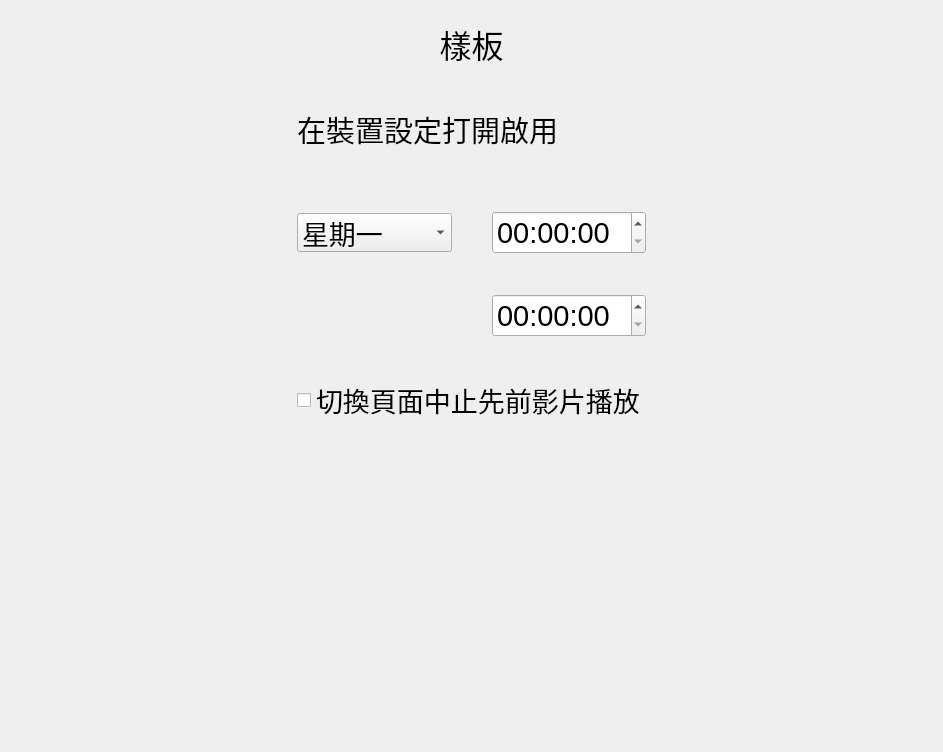
<?xml version="1.0" encoding="UTF-8"?>
<ui version="4.0">
 <class>LayerTimeSchedule</class>
 <widget class="QWidget" name="LayerTimeSchedule">
  <property name="geometry">
   <rect>
    <x>0</x>
    <y>0</y>
    <width>943</width>
    <height>752</height>
   </rect>
  </property>
  <property name="windowTitle">
   <string>Form</string>
  </property>
  <layout class="QGridLayout" name="gridLayout">
   <item row="0" column="0">
    <widget class="QWidget" name="wBgTime" native="true">
     <layout class="QGridLayout" name="gridLayout_9">
      <property name="spacing">
       <number>40</number>
      </property>
      <item row="3" column="2">
       <widget class="QTimeEdit" name="teFrom">
        <property name="font">
         <font>
          <pointsize>22</pointsize>
         </font>
        </property>
        <property name="currentSection">
         <enum>QDateTimeEdit::HourSection</enum>
        </property>
        <property name="displayFormat">
         <string>hh:mm:ss</string>
        </property>
       </widget>
      </item>
      <item row="3" column="1">
       <widget class="QComboBox" name="cbTimeDayOfWeek">
        <property name="font">
         <font>
          <pointsize>20</pointsize>
         </font>
        </property>
        <item>
         <property name="text">
          <string>星期一</string>
         </property>
        </item>
        <item>
         <property name="text">
          <string>星期二</string>
         </property>
        </item>
        <item>
         <property name="text">
          <string>星期三</string>
         </property>
        </item>
        <item>
         <property name="text">
          <string>星期四</string>
         </property>
        </item>
        <item>
         <property name="text">
          <string>星期五</string>
         </property>
        </item>
        <item>
         <property name="text">
          <string>星期六</string>
         </property>
        </item>
        <item>
         <property name="text">
          <string>星期日</string>
         </property>
        </item>
       </widget>
      </item>
      <item row="5" column="1" colspan="2">
       <widget class="QCheckBox" name="cbStopPreVideo">
        <property name="font">
         <font>
          <pointsize>20</pointsize>
         </font>
        </property>
        <property name="text">
         <string>切換頁面中止先前影片播放</string>
        </property>
       </widget>
      </item>
      <item row="4" column="2">
       <widget class="QTimeEdit" name="teTo">
        <property name="font">
         <font>
          <pointsize>22</pointsize>
         </font>
        </property>
        <property name="currentSection">
         <enum>QDateTimeEdit::HourSection</enum>
        </property>
        <property name="displayFormat">
         <string>hh:mm:ss</string>
        </property>
       </widget>
      </item>
      <item row="2" column="3">
       <spacer name="horizontalSpacer_6">
        <property name="orientation">
         <enum>Qt::Horizontal</enum>
        </property>
        <property name="sizeHint" stdset="0">
         <size>
          <width>40</width>
          <height>20</height>
         </size>
        </property>
       </spacer>
      </item>
      <item row="0" column="0" colspan="4">
       <widget class="QLabel" name="lbLayerNameForTime">
        <property name="font">
         <font>
          <pointsize>24</pointsize>
         </font>
        </property>
        <property name="text">
         <string>樣板</string>
        </property>
        <property name="alignment">
         <set>Qt::AlignCenter</set>
        </property>
       </widget>
      </item>
      <item row="1" column="1" colspan="2">
       <widget class="QLabel" name="label_5">
        <property name="font">
         <font>
          <pointsize>22</pointsize>
         </font>
        </property>
        <property name="text">
         <string>在裝置設定打開啟用</string>
        </property>
       </widget>
      </item>
      <item row="2" column="0">
       <spacer name="horizontalSpacer_5">
        <property name="orientation">
         <enum>Qt::Horizontal</enum>
        </property>
        <property name="sizeHint" stdset="0">
         <size>
          <width>40</width>
          <height>20</height>
         </size>
        </property>
       </spacer>
      </item>
      <item row="7" column="2">
       <spacer name="verticalSpacer_3">
        <property name="orientation">
         <enum>Qt::Vertical</enum>
        </property>
        <property name="sizeHint" stdset="0">
         <size>
          <width>20</width>
          <height>40</height>
         </size>
        </property>
       </spacer>
      </item>
     </layout>
    </widget>
   </item>
  </layout>
 </widget>
 <resources/>
 <connections/>
</ui>
